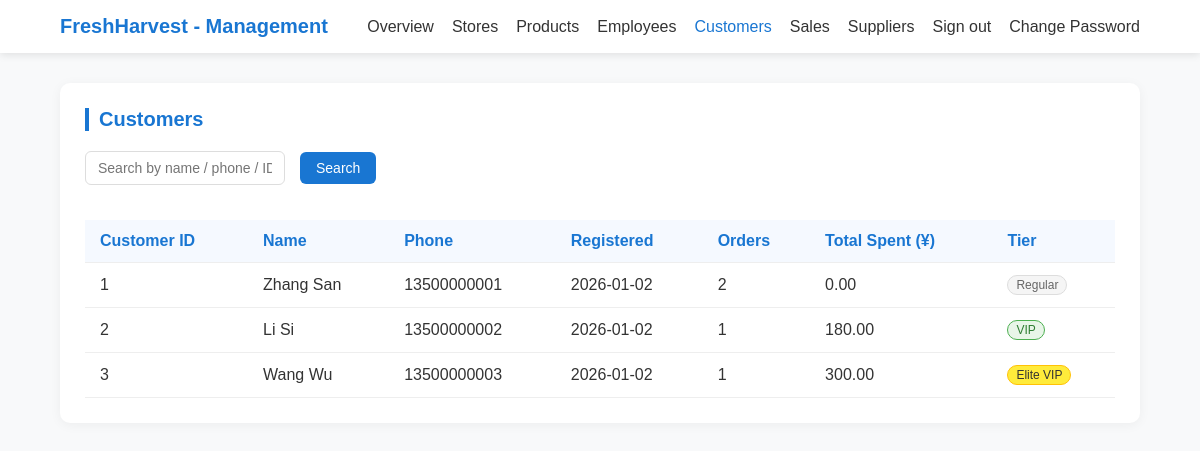
The app's page /manager/customers.php with its own data.
### tables this page shows
CREATE TABLE IF NOT EXISTS `Customer` (
  `customer_ID` INT NOT NULL AUTO_INCREMENT,
  `user_name` VARCHAR(45) , 
  `phone` VARCHAR(20) NULL,
  `email` VARCHAR(100) NULL UNIQUE,
  `gender` ENUM('Male', 'Female'),
  `address` VARCHAR(200) NULL,
  `accu_cost` DECIMAL(10,2) NULL,
  `loyalty_level` ENUM('Regular', 'VIP', 'VVIP') DEFAULT 'Regular',
  `created_at` TIMESTAMP DEFAULT CURRENT_TIMESTAMP,
  PRIMARY KEY (`customer_ID`),
  CONSTRAINT `fk_customer_user_name`
    FOREIGN KEY (`user_name`)
    REFERENCES `User` (`user_name`)
    ON DELETE NO ACTION
    ON UPDATE NO ACTION);

### manager/inc/data.php (called while the page is built, shortened)
<?php
require_once __DIR__ . '/db_connect.php';
function getProductsViewData() {
    global $conn;
    $products = [];
    try {
        $sql = "SELECT * FROM v_products_list";
        $result = $conn->query($sql);
        if ($result && $result->num_rows > 0) {
            while ($row = $result->fetch_assoc()) {
                $statusText = '';
                $stock = $row['stock'];
                if ($stock <= 0) {
                    $statusText = 'Out of stock';
                } elseif ($stock < 10) {
                    $statusText = 'Low stock';
                } else {
                    $statusText = 'In stock';
                }
                $products[] = [
                    'id' => $row['id'],
                    'name' => $row['name'],
                    'sku' => $row['sku'],
                    'description' => $row['description'],
                    'spec' => $row['parent_category'] ?? '',
                    'unit' => $row['unit'],
                    'price' => '¥' . number_format($row['price'], 2),
                    'category' => $row['category'],
                    'status' => $row['status'],
                    'statusText' => $statusText,
                    'stock' => $stock,
                    'image' => '',
                ];
            }
        }
    } catch (Exception $e) {
        error_log("获取产品数据失败: " . $e->getMessage());
    }
    return $products;
}
function getCustomersData() {
    global $conn;
    $customers = [];
    try {
        $sql = "
        SELECT
            c.customer_ID as id,
            CONCAT(u.first_name, ' ', u.last_name) as name,
            c.phone,
            c.email,
            DATE(c.created_at) as registered,
            c.loyalty_level,
            -- 统计订单信息
            COUNT(DISTINCT co.order_ID) as order_count,
            c.accu_cost as total_spent
        FROM
            Customer c
            JOIN User u ON c.user_name = u.user_name
            LEFT JOIN CustomerOrder co ON c.customer_ID = co.customer_ID
        GROUP BY
            c.customer_ID,
            u.first_name,
            u.last_name,
            c.phone,
            c.email,
            c.created_at,
            c.loyalty_level
        ORDER BY
            c.customer_ID ASC";
        $result = $conn->query($sql);
        if ($result->num_rows > 0) {
            while ($row = $result->fetch_assoc()) {
                $customers[] = [
                    'id' => $row['id'] ?? '',
                    'name' => $row['name'] ?? '',
                    'phone' => $row['phone'] ?? '',
                    'registered' => $row['registered'] ?? '',
                    'orders' => intval($row['order_count'] ?? 0),
                    'total_spent' => floatval($row['total_spent'] ?? 0),
                    'loyalty_level' => $row['loyalty_level'] ?? 'Regular'
                ];
            }
        } else {
            error_log("顾客数据查询结果为空");
        }
    } catch (Exception $e) {
        error_log("获取顾客数据失败: " . $e->getMessage());
    }
    return $customers;
}
$products = getProductsViewData();
$customers = getCustomersData();
?>

### manager/customers.php (the view, shortened to what this page needs)
<?php
require_once __DIR__ . '/inc/db_connect.php';
require_once __DIR__ . '/inc/data.php';
require_once __DIR__ . '/inc/header.php';
?>
<section class="section">
    <h2 class="section-title">Customers</h2>
    <div class="filter-bar" style="align-items:center;">
        <input id="custSearch" class="filter-input" placeholder="Search by name / phone / ID">
        <button id="custSearchBtn" class="btn btn-primary">Search</button>
    </div>
    <div style="overflow:auto;">
        <table class="data-table" id="customersTable">
            <thead>
                <tr>
                    <th>Customer ID</th>
                    <th>Name</th>
                    <th>Phone</th>
                    <th>Registered</th>
                    <th>Orders</th>
                    <th>Total Spent (¥)</th>
                    <th>Tier</th>
                </tr>
            </thead>
            <tbody>
                <?php if (empty($customers)): ?>
                <tr>
                    <td colspan="7" style="text-align:center;padding:20px;color:#666;">
                        No customer data
                    </td>
                </tr>
                <?php else: ?>
                <?php foreach ($customers as $c): ?>
                <tr>
                    <td><?= htmlspecialchars($c['id']) ?></td>
                    <td><?= htmlspecialchars($c['name']) ?></td>
                    <td><?= htmlspecialchars($c['phone']) ?></td>
                    <td><?= htmlspecialchars($c['registered']) ?></td>
                    <td><?= $c['orders'] ?></td>
                    <td><?= number_format($c['total_spent'], 2) ?></td>
                    <td>
                        <?php
                        $loyaltyText = $c['loyalty_level'];
                        $loyaltyClass = '';
                        switch ($loyaltyText) {
                            case 'VVIP':
                                $loyaltyText = 'Elite VIP';
                                $loyaltyClass = 'vip-vvip';
                                break;
                            case 'VIP':
                                $loyaltyText = 'VIP';
                                $loyaltyClass = 'vip-normal';
                                break;
                            case 'Regular':
                            default:
                                $loyaltyText = 'Regular';
                                $loyaltyClass = 'vip-regular';
                                break;
                        }
                        ?>
                        <span class="vip-tag <?= $loyaltyClass ?>"><?= htmlspecialchars($loyaltyText) ?></span>
                    </td>
                </tr>
                <?php endforeach; ?>
                <?php endif; ?>
            </tbody>
        </table>
    </div>
</section>

### manager/inc/header.php (style rules this page uses)
* { margin:0;padding:0;box-sizing:border-box;font-family:'Microsoft YaHei',Arial,sans-serif; }
body { background:#f8f9fa;color:#333; }
.section { background:#fff;border-radius:10px;box-shadow:0 2px 12px rgba(0,0,0,0.05);padding:25px;margin-bottom:30px; }
.section-title { font-size:20px;font-weight:600;margin-bottom:20px;color:#1976d2;border-left:4px solid #1976d2;padding-left:10px; }
.data-table { width:100%;border-collapse:collapse;margin-top:15px; }
.data-table th, .data-table td { padding:12px 15px;text-align:left;border-bottom:1px solid #eee; }
.data-table th { background:#f5f9ff;color:#1976d2;font-weight:600; }
.btn { padding:8px 16px;border-radius:6px;border:none;font-size:14px;cursor:pointer;transition:background-color 0.3s; }
.btn-primary { background:#1976d2;color:white; }
.filter-bar { display:flex;gap:15px;margin-bottom:20px;flex-wrap:wrap;align-items:center; }
.filter-input { padding:8px 12px;border:1px solid #ddd;border-radius:6px;font-size:14px;width:200px; }

### manager/customers.php (style rules this page uses)
.vip-tag { display: inline-block; padding: 2px 8px; border-radius: 12px; font-size: 12px; font-weight: 500; }
.vip-vvip { background-color: #ffeb3b; color: #333; border: 1px solid #ffc107; }
.vip-normal { background-color: #e8f5e8; color: #2e7d32; border: 1px solid #4caf50; }
.vip-regular { background-color: #f5f5f5; color: #666; border: 1px solid #ddd; }

### records on screen
customer: customer_ID "1", name "Zhang San", phone "13500000001", registered "2026-01-02", orders "2", accu_cost "0.00", loyalty_level "Regular"
customer: customer_ID "2", name "Li Si", phone "13500000002", registered "2026-01-02", orders "1", accu_cost "180.00", loyalty_level "VIP"
customer: customer_ID "3", name "Wang Wu", phone "13500000003", registered "2026-01-02", orders "1", accu_cost "300.00", loyalty_level "Elite VIP"

### other values on screen
$label "Overview"
$label "Stores"
$label "Products"
$label "Employees"
$label "Customers"
$label "Sales"
$label "Suppliers"
$label "Sign out"
$label "Change Password"
